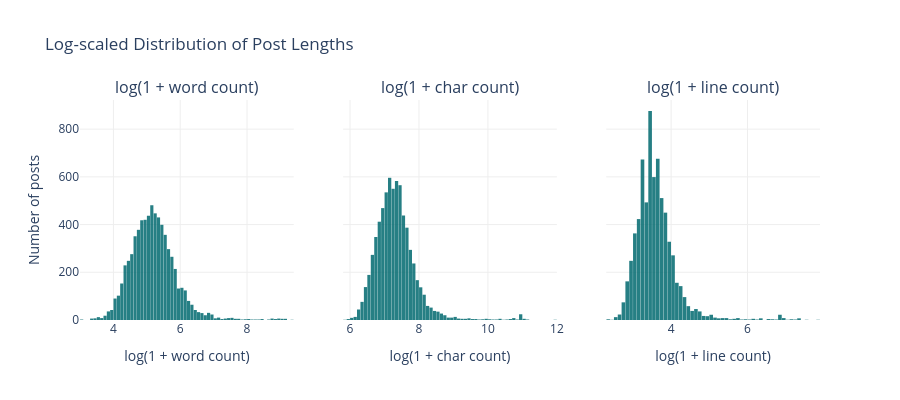

Here is the notebook cell this chart was saved with:
### Code cell
# visual
metrics = {
    "log(1 + word count)":  np.log1p(df_eda["word_count"]),
    "log(1 + char count)":  np.log1p(df_eda["char_count"]),
    "log(1 + line count)":  np.log1p(df_eda["line_count"]),
}

fig = make_subplots(
    rows=1, cols=3,
    subplot_titles=list(metrics.keys()),
    shared_yaxes=True,   # same Y axis for easier comaprisoan
)

for col, (label, values) in enumerate(metrics.items(), start=1):
    fig.add_trace(
        go.Histogram(
            x=values,
            nbinsx=80,
            marker_color="#01696f",
            opacity=0.85,
            hovertemplate=f"{label}: %{{x:.2f}}<br>Count: %{{y}}<extra></extra>",
            showlegend=False,
        ),
        row=1, col=col
    )
    fig.update_xaxes(title_text=label, row=1, col=col)

fig.update_yaxes(title_text="Number of posts", col=1)

fig.update_layout(
    title_text="Log-scaled Distribution of Post Lengths",
    height=400,
    plot_bgcolor="white",
    paper_bgcolor="white",
    bargap=0.05,
)
fig.update_yaxes(gridcolor="#eee")
fig.update_xaxes(gridcolor="#eee")

fig.show()

### Figure 1 — Plotly figure (JSON) as saved in the notebook; plotly's stock layout.template omitted (floating-point values rounded to 4 significant figures; data arrays with more than 128 entries replaced by an {"elided": "..."} marker saying what was removed)
{"data": [{"hovertemplate": "log(1 + word count): %{x:.2f}<br>Count: %{y}<extra></extra>", "marker": {"color": "#01696f"}, "nbinsx": 80, "opacity": 0.85, "showlegend": false, "type": "histogram", "x": {"elided": "6937 float values"}, "xaxis": "x", "yaxis": "y"}, {"hovertemplate": "log(1 + char count): %{x:.2f}<br>Count: %{y}<extra></extra>", "marker": {"color": "#01696f"}, "nbinsx": 80, "opacity": 0.85, "showlegend": false, "type": "histogram", "x": {"elided": "6937 float values"}, "xaxis": "x2", "yaxis": "y2"}, {"hovertemplate": "log(1 + line count): %{x:.2f}<br>Count: %{y}<extra></extra>", "marker": {"color": "#01696f"}, "nbinsx": 80, "opacity": 0.85, "showlegend": false, "type": "histogram", "x": {"elided": "6937 float values"}, "xaxis": "x3", "yaxis": "y3"}], "layout": {"annotations": [{"font": {"size": 16}, "showarrow": false, "text": "log(1 + word count)", "x": 0.1444, "xanchor": "center", "xref": "paper", "y": 1, "yanchor": "bottom", "yref": "paper"}, {"font": {"size": 16}, "showarrow": false, "text": "log(1 + char count)", "x": 0.5, "xanchor": "center", "xref": "paper", "y": 1, "yanchor": "bottom", "yref": "paper"}, {"font": {"size": 16}, "showarrow": false, "text": "log(1 + line count)", "x": 0.8556, "xanchor": "center", "xref": "paper", "y": 1, "yanchor": "bottom", "yref": "paper"}], "bargap": 0.05, "height": 400, "paper_bgcolor": "white", "plot_bgcolor": "white", "title": {"text": "Log-scaled Distribution of Post Lengths"}, "xaxis": {"anchor": "y", "domain": [0, 0.2889], "gridcolor": "#eee", "title": {"text": "log(1 + word count)"}}, "xaxis2": {"anchor": "y2", "domain": [0.3556, 0.6444], "gridcolor": "#eee", "title": {"text": "log(1 + char count)"}}, "xaxis3": {"anchor": "y3", "domain": [0.7111, 1], "gridcolor": "#eee", "title": {"text": "log(1 + line count)"}}, "yaxis": {"anchor": "x", "domain": [0, 1], "gridcolor": "#eee", "title": {"text": "Number of posts"}}, "yaxis2": {"anchor": "x2", "domain": [0, 1], "gridcolor": "#eee", "matches": "y", "showticklabels": false}, "yaxis3": {"anchor": "x3", "domain": [0, 1], "gridcolor": "#eee", "matches": "y", "showticklabels": false}}}
